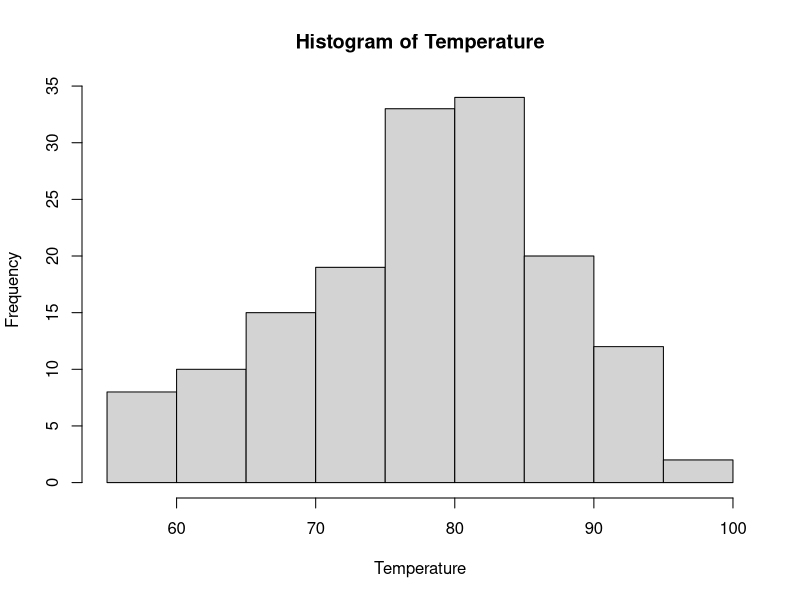
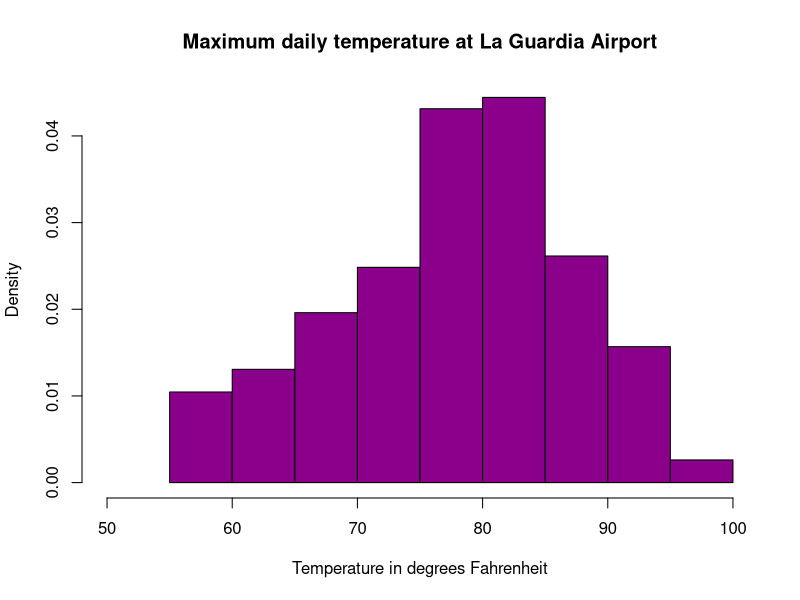
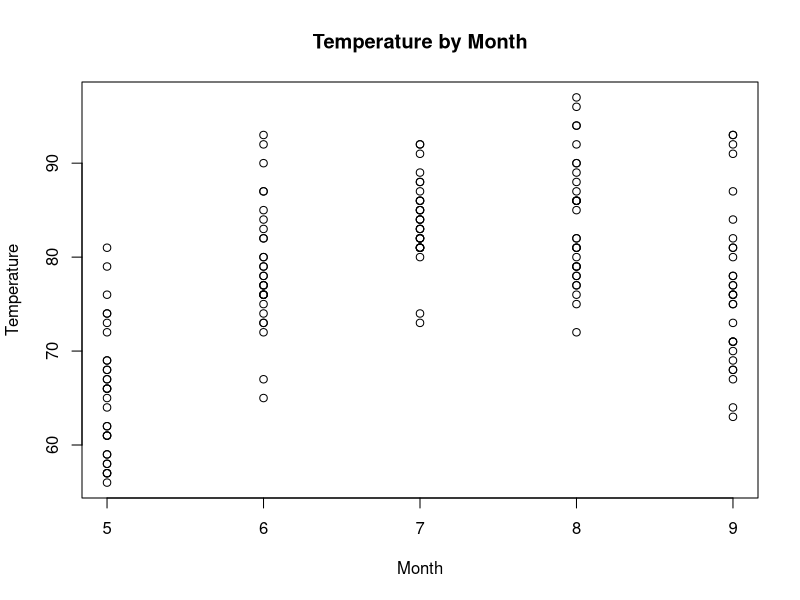
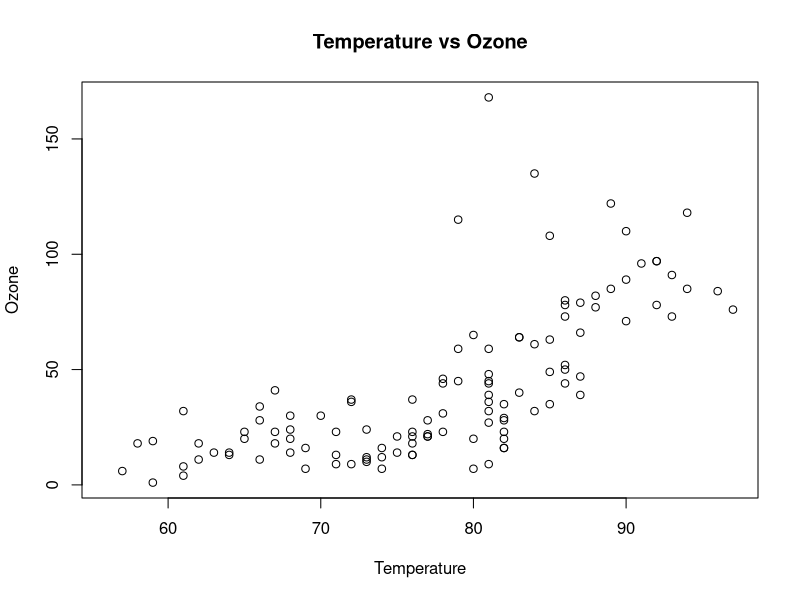
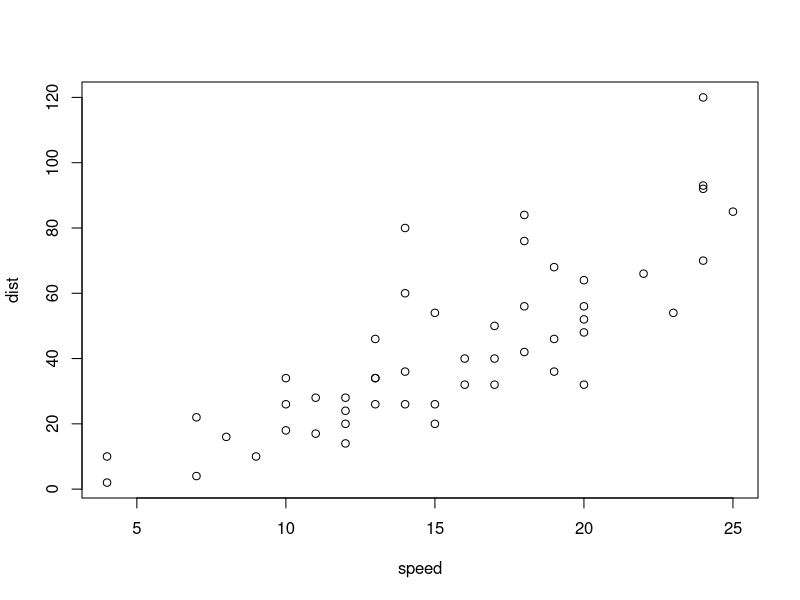
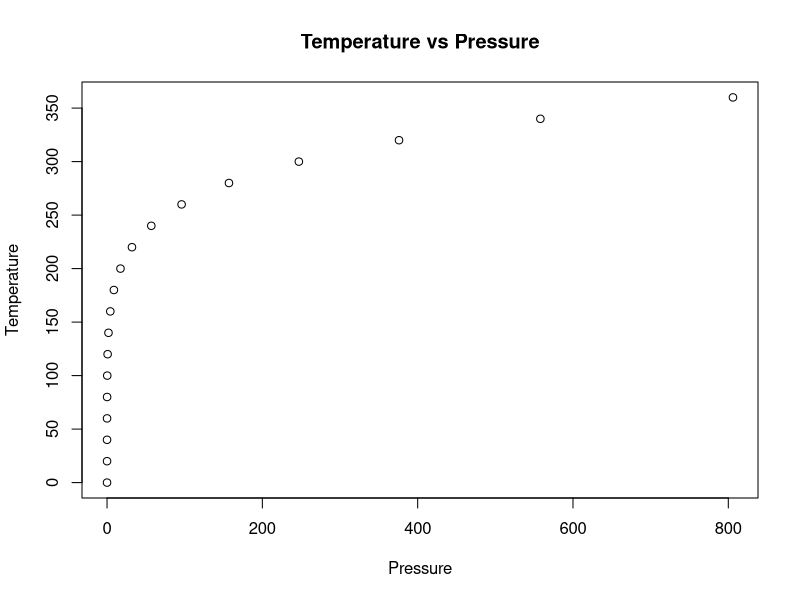
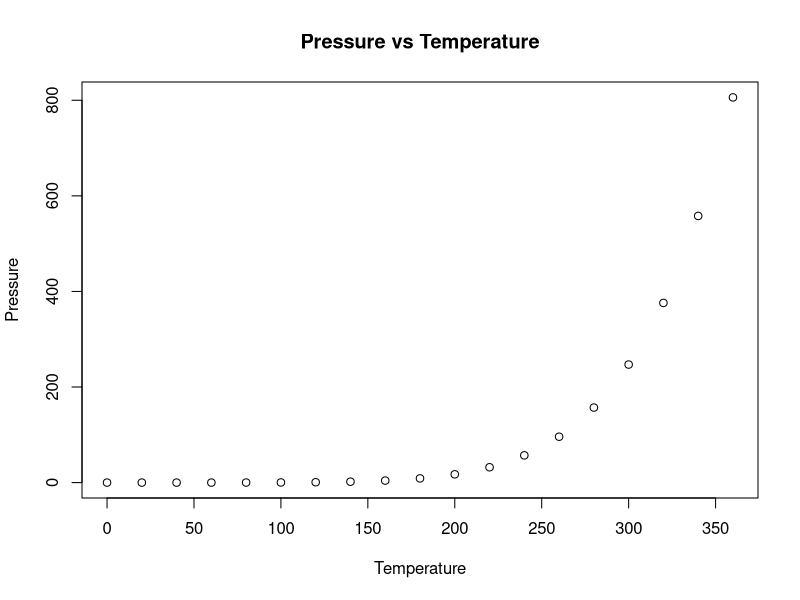

Reproduce these figures in R, in order.
## ---- chunk 1
###################################################################################
# air_hist.R - Unit 2 Live Session Homework
###################################################################################
# Note: Please reformat these to place into your RMarkdown submission document.
# You can make sure it works here, but make it easy for your grader via RMD
###################################################################################

# You are responsible for the TODOs, but the complete code here will give you
# an idea of what the data look like.  Remember, you might need some of this code 
# directly in your response file to make it work, even if it's not TODO!!

# We will be using the built-in dataset airquality which has daily air quality 
# measurements in New York from May to September 1973
str(airquality)

# Take only Temp columns
Temperature <- airquality$Temp
hist(Temperature)

# Histogram with added parameters
hist(Temperature,
     main="Maximum daily temperature at La Guardia Airport",
     xlab="Temperature in degrees Fahrenheit",
     xlim=c(50,100),
     col="darkmagenta",
     freq=FALSE
)

# TODO: Assignment 2, Q2A: Complete the following code to yield a scatterplot with x as Month and y as Temp
# You're going to customize your plot slightly.  Use the help function to assist you if needed.
# Make the x label "Month" and the y label "Temperature"
# Finally, make the title of the plot "Temperature by Month" 

#Assigning Month column to 'Month'
Month <- airquality$Month

plot(Month, Temperature, main = "Temperature by Month")


# TODO: Assignment 2, Q2B: Build a scatter plot with x as Temperature and y as Ozone 
# Complete the following code:
# Make the x label "Temperature" and the y label "Ozone",
# Make the title of the plot "Temperature vs Ozone"

#Assigning Ozone column to 'Ozone'
Ozone <- airquality$Ozone

plot(Temperature, Ozone, main = "Temperature vs Ozone")
## ---- chunk 2
knitr::opts_chunk$set(echo = TRUE)
## ---- chunk 3
summary(cars)
## ---- chunk 4
plot(cars)
## ---- chunk 5
summary(pressure)
## ---- chunk 6
#Assigning the variables for use in plot function
Pressure <- pressure$pressure
Temperature <- pressure$temperature
plot(Pressure, Temperature, main = "Temperature vs Pressure" )
## ---- chunk 7
#Plot flipping the variables used in the previous plot
plot(Temperature, Pressure, main = "Pressure vs Temperature")
